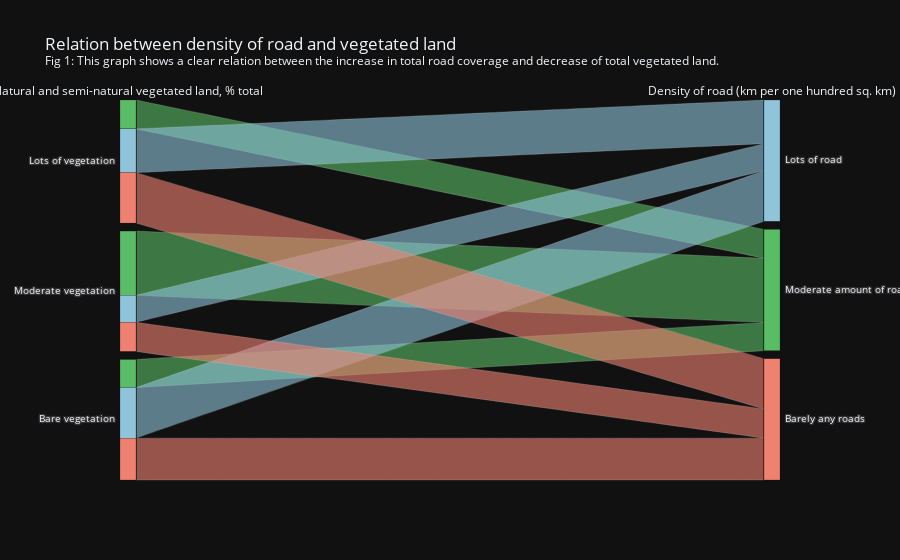

Notebook source saved alongside this figure:
### Code cell
new_df_comb = df_comb.dropna(subset=['Density of road (km per one hundred sq. km)', 'Natural and semi-natural vegetated land, % total'])

new_df_comb = new_df_comb.reset_index(drop=True)

new_df_comb['qcut_road'] = pd.qcut(new_df_comb['Density of road (km per one hundred sq. km)'], q=3, labels=['Lots of road', 'Moderate amount of road', 'Barely any roads'])
new_df_comb['qcut_land'] = pd.qcut(new_df_comb['Natural and semi-natural vegetated land, % total'], q=3, labels=['Lots of vegetation', 'Moderate vegetation', 'Bare vegetation'])

comb_sorted = new_df_comb.sort_values(by='qcut_road')

layout = go.Layout(
    title='Relation between density of road and vegetated land <br><sup>Fig 1: This graph shows a clear relation between the increase in total road coverage and decrease of total vegetated land.</sup>'
)

colors = {
    'Lots of road': '#8fc4da',
    'Moderate amount of road': '#5bbc66',
    'Barely any roads': '#ef8171'
}

dimensions = [
        {'label': 'Natural and semi-natural vegetated land, % total',
         'values': comb_sorted['qcut_land'],
         'categoryorder': 'array', 'categoryarray': ['Lots of vegetation', 'Moderate vegetation', 'Bare vegetation']},
        {'label': 'Density of road (km per one hundred sq. km)',
         'values': comb_sorted['qcut_road'],
         'categoryorder': 'array', 'categoryarray': ['Lots of road', 'Moderate amount of road', 'Barely any roads']},
    ]

trace = go.Parcats(
    dimensions=dimensions,
    line=dict(color=comb_sorted['qcut_road'].map(colors))
)

fig4 = go.Figure(data=trace, layout=layout)

%store fig4

fig4.show()

### Figure 1 — Plotly figure (JSON) as saved in the notebook; plotly's stock layout.template omitted (floating-point values rounded to 4 significant figures; data arrays with more than 128 entries replaced by an {"elided": "..."} marker saying what was removed)
{"data": [{"dimensions": [{"categoryarray": ["Lots of vegetation", "Moderate vegetation", "Bare vegetation"], "categoryorder": "array", "label": "Natural and semi-natural vegetated land, % total", "values": {"elided": "3828 str values"}}, {"categoryarray": ["Lots of road", "Moderate amount of road", "Barely any roads"], "categoryorder": "array", "label": "Density of road (km per one hundred sq. km)", "values": {"elided": "3828 str values"}}], "line": {"color": {"elided": "3828 str values"}}, "type": "parcats"}], "layout": {"title": {"text": "Relation between density of road and vegetated land <br><sup>Fig 1: This graph shows a clear relation between the increase in total road coverage and decrease of total vegetated land.</sup>"}}}
